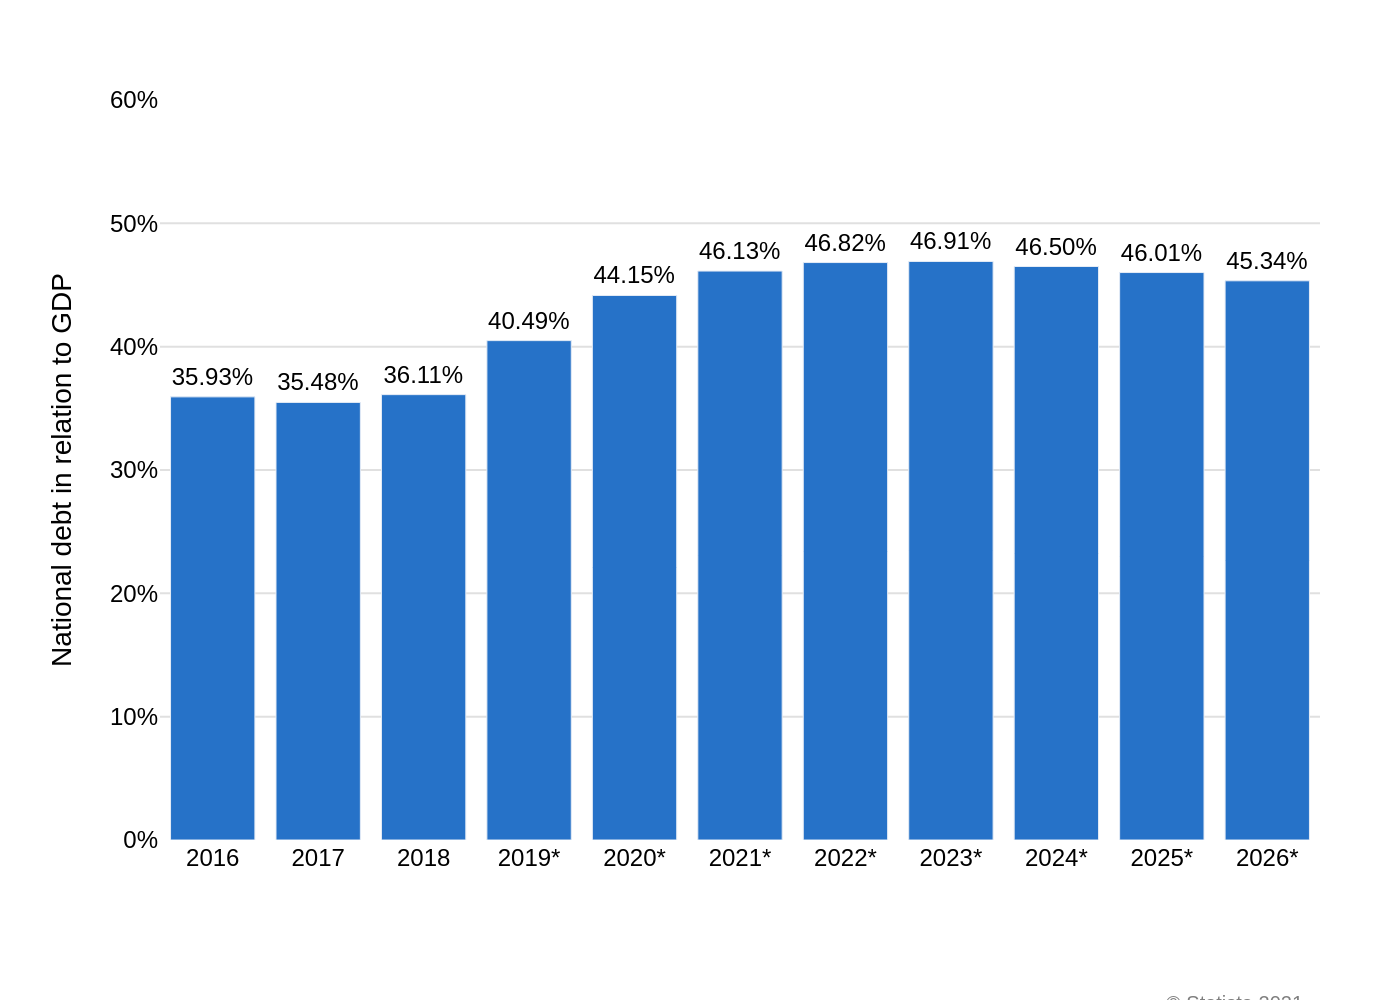

Python code for this plot:
import sys
import json
import os
import plotly.graph_objects as go

if len(sys.argv) != 2:
    print(f"Usage: python {os.path.basename(__file__)} <json_file_path>")
    sys.exit(1)

json_file_path = sys.argv[1]

try:
    with open(json_file_path, 'r', encoding='utf-8') as f:
        data = json.load(f)
except FileNotFoundError:
    print(f"Error: File not found at {json_file_path}")
    sys.exit(1)
except json.JSONDecodeError:
    print(f"Error: Invalid JSON in file {json_file_path}")
    sys.exit(1)

output_filename_base = os.path.splitext(os.path.basename(json_file_path))[0]

chart_data = data.get('chart_data', [])
texts = data.get('texts', {})
colors = data.get('colors', {})

x_values = [item['x'] for item in chart_data]
y_values = [item['y'] for item in chart_data]

fig = go.Figure()

fig.add_trace(go.Bar(
    x=x_values,
    y=y_values,
    marker_color=colors.get('bar_color', ['#1f77b4'])[0],
    text=[f'{y:.2f}%' for y in y_values],
    textposition='outside',
    cliponaxis=False,
    textfont=dict(family="Arial", size=12, color='black')
))

fig.update_layout(
    font=dict(family="Arial", size=12, color='black'),
    title_text=texts.get('title', ''),
    yaxis=dict(
        title_text=texts.get('y_axis_title', ''),
        range=[0, 60],
        dtick=10,
        ticksuffix='%',
        showgrid=True,
        gridcolor='#e0e0e0',
        zeroline=False,
        title_standoff=15
    ),
    xaxis=dict(
        title_text=texts.get('x_axis_title', ''),
        showgrid=False,
        zeroline=False,
        tickfont=dict(size=12)
    ),
    plot_bgcolor='white',
    paper_bgcolor='white',
    showlegend=False,
    margin=dict(l=80, r=40, t=50, b=80),
    annotations=[
        dict(
            text=texts.get('source', ''),
            showarrow=False,
            xref='paper',
            yref='paper',
            x=0.99,
            y=-0.2,
            xanchor='right',
            yanchor='top',
            align='right',
            font=dict(size=10, color='#7f7f7f')
        )
    ]
)

output_image_path = f"{output_filename_base}.png"
fig.write_image(output_image_path, scale=2)

print(f"Chart saved to {output_image_path}")
